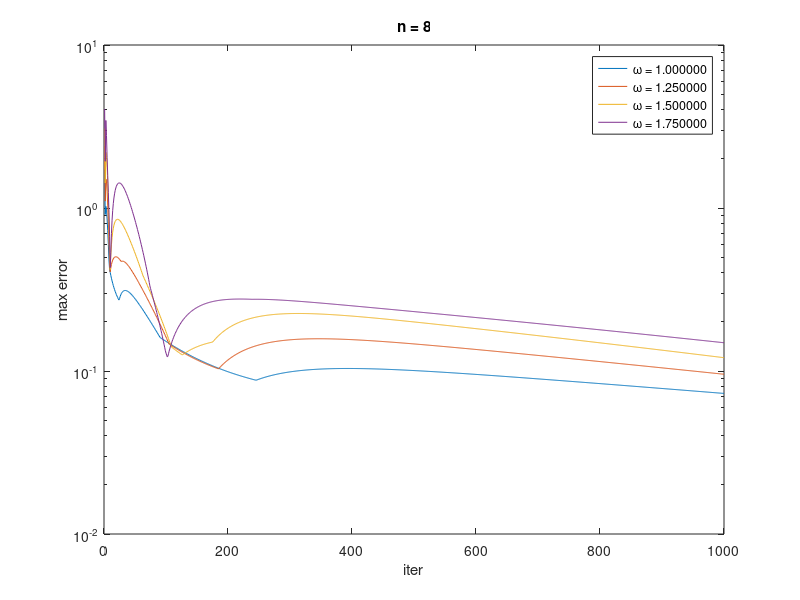

MATLAB code for this plot:

nm = 1000;
th = 1e-10;
N = 8;
%%
H = hilb(N);
p = diag(min(H,[],2));
%H = p\H;

xa = ones(N,1);
b = H*xa;
L = tril(H);
L = -L.*(ones(N)-eye(N));
U = triu(H);
U = -U.*(ones(N)-eye(N));
D = diag(diag(H));
BJ = eye(N) - D\H;
fJ = D\b;



omegas = 1.0:0.25:1.75;
errs = cell(numel(omegas),1);
names = cell(numel(omegas),1);
errss = omegas*nan;
i = 0;



for omega = omegas
    i = i+1;
    errs{i} = nan(nm,1);
    Bsor = (D-omega*L)\((1-omega)*D+omega*U);
    fsor = omega*((D-omega*L)\b);
    
    x = 0*ones(N,1);
    for it = 1:nm
        x = Bsor*x + fsor;
        res = H*x - b;
        err = x-xa;
        errs{i}(it) = norm(x-xa,inf);
    end
    if(i>1)
        hold on;
    end
    semilogy(errs{i});
    names{i} = sprintf('\\omega = %f',omega);
    errss(i) = errs{i}(end);
end

legend(names);

title(sprintf('n = %d',N));
xlabel('iter');
ylabel('max error');
hold off;